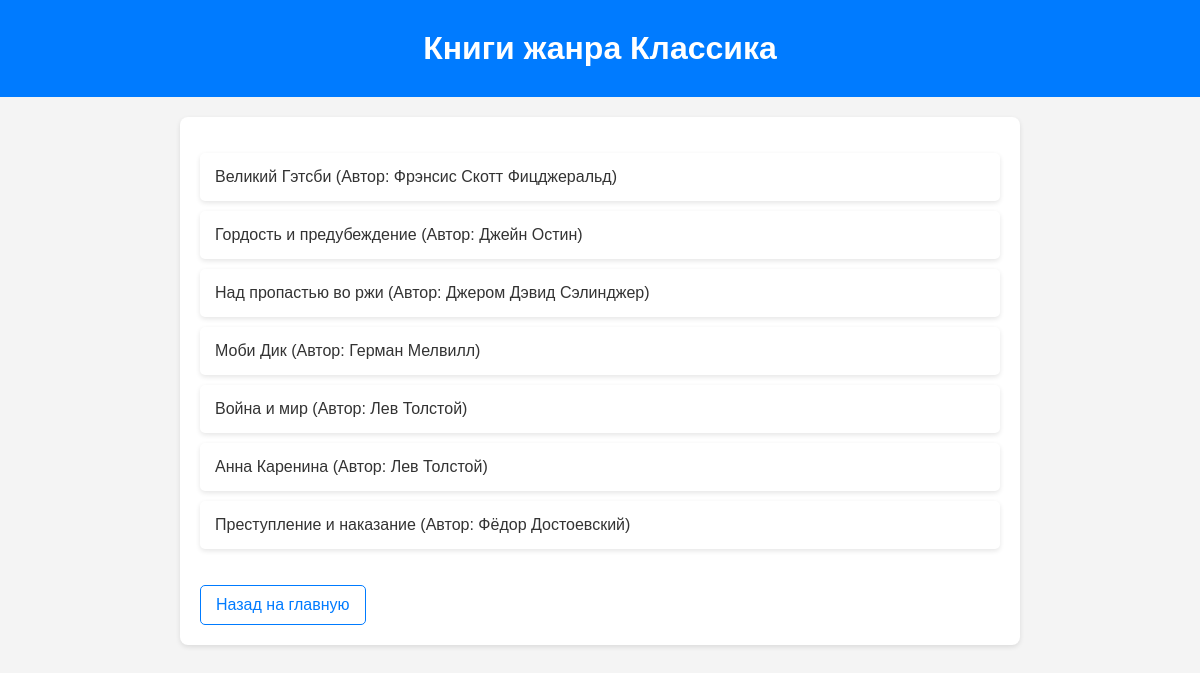
The page /genre/4 on the database its author committed.
### models.py (models this page shows)
class Genre(db.Model):
    __tablename__ = 'genres'
    id = db.Column(db.Integer, primary_key=True)
    name = db.Column(db.String(100), unique=True, nullable=False)
    books = db.relationship('Book', backref='genre', lazy=True)

class Book(db.Model):
    __tablename__ = 'books'
    id = db.Column(db.Integer, primary_key=True)
    title = db.Column(db.String(200), nullable=False)
    author = db.Column(db.String(100), nullable=False)
    genre_id = db.Column(db.Integer, db.ForeignKey('genres.id'), nullable=False)
    is_read = db.Column(db.Boolean, default=False)
    created_at = db.Column(db.DateTime, default=datetime.utcnow)

### app.py (the view)
@app.route('/genre/<int:genre_id>')
def genre_view(genre_id):
    genre = Genre.query.get_or_404(genre_id)
    books = Book.query.filter_by(genre_id=genre_id).all()
    return render_template('genre.html', genre=genre, books=books)

### templates/genre.html (shortened to what this page needs)
<!DOCTYPE html>
<html lang="ru">
<head>
</head>
<body>
    <header>
        <h1>Книги жанра {{ genre.name }}</h1>
    </header>
    <main class="container">
        <ul>
            {% for book in books %}
                <li>{{ book.title }} (Автор: {{ book.author }})</li>
            {% endfor %}
        </ul>
        <a href="/">Назад на главную</a>
    </main>
</body>
</html>

### templates/genre.html (style rules this page uses)
body { font-family: Arial, sans-serif; margin: 0; padding: 0; background-color: #f4f4f4; color: #333; }
header { background: #007bff; color: white; padding: 10px 0; text-align: center; }
h1 { margin-top: 20px; margin-bottom: 20px; font-size: 2em; }
.container { max-width: 800px; margin: 20px auto; background-color: white; padding: 20px; border-radius: 8px; box-shadow: 0 2px 5px rgba(0, 0, 0, 0.1); }
ul { list-style-type: none; padding: 0; }
li { background: white; margin: 10px 0; padding: 15px; border-radius: 5px; box-shadow: 0 2px 5px rgba(0, 0, 0, 0.1); transition: background 0.3s; }
a { display: inline-block; margin-top: 20px; text-decoration: none; color: #007bff; padding: 10px 15px; border: 1px solid #007bff; border-radius: 5px; transition: background 0.3s, color 0.3s; }

### rows shown on the page
Genre: name "Классика"
Book: title "Великий Гэтсби", author "Фрэнсис Скотт Фицджеральд"
Book: title "Гордость и предубеждение", author "Джейн Остин"
Book: title "Над пропастью во ржи", author "Джером Дэвид Сэлинджер"
Book: title "Моби Дик", author "Герман Мелвилл"
Book: title "Война и мир", author "Лев Толстой"
Book: title "Анна Каренина", author "Лев Толстой"
Book: title "Преступление и наказание", author "Фёдор Достоевский"
